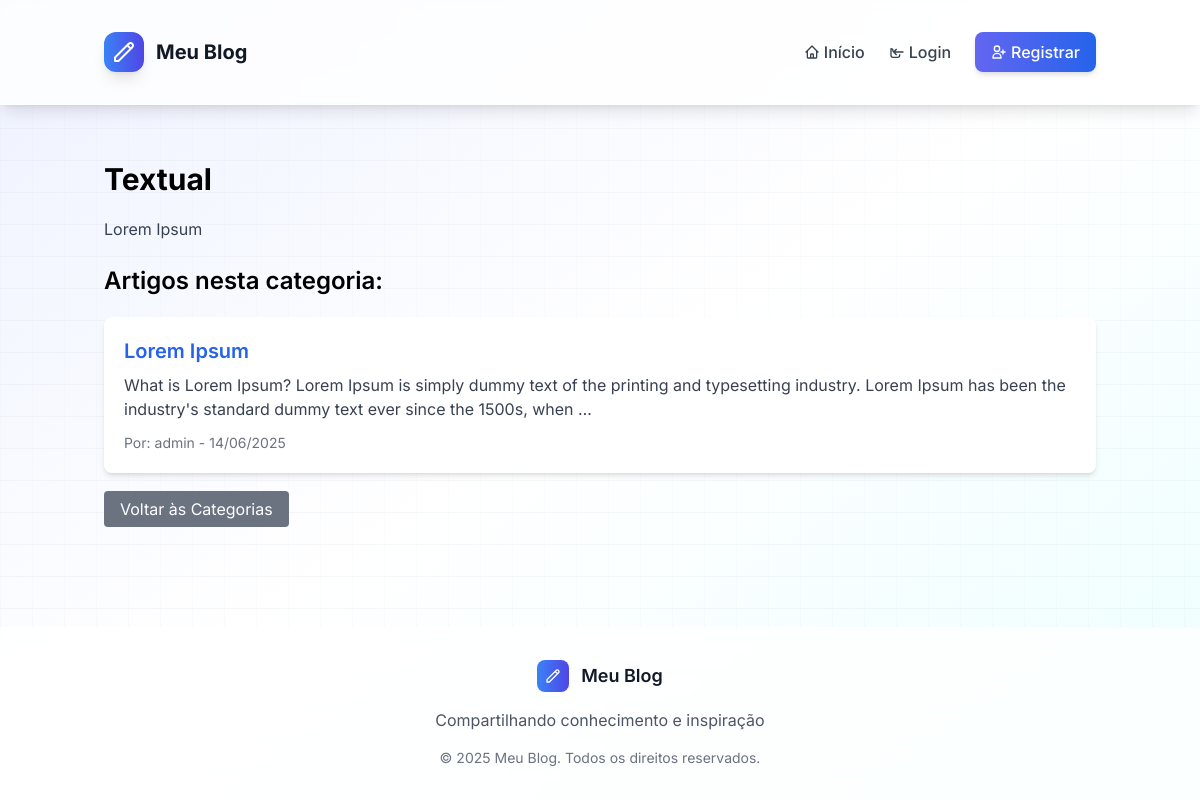
/categoria/5/, run on the app's committed database.
### blog/models.py (models this page shows, shortened)
class Categoria(models.Model):
    nome = models.CharField(max_length=100)
    descricao = models.TextField(blank=True)
    class Meta:
        verbose_name = 'Categoria'
        verbose_name_plural = 'Categorias'

class Artigo(models.Model):
    titulo = models.CharField(max_length=200)
    conteudo = models.TextField()
    data_criacao = models.DateTimeField(auto_now_add=True)
    data_atualizacao = models.DateTimeField(auto_now=True)
    publicado = models.BooleanField(default=True)
    autor = models.ForeignKey(Usuario, on_delete=models.CASCADE, related_name='artigos')
    categorias = models.ManyToManyField(Categoria, related_name='artigos')
    class Meta:
        verbose_name = 'Artigo'
        verbose_name_plural = 'Artigos'
        ordering = ['-data_criacao']

class Usuario(AbstractUser):
    LEITOR = 'leitor'
    REDATOR = 'redator'
    ADMIN = 'admin'
    TIPO_USUARIO_CHOICES = [
        (LEITOR, 'Leitor'),
        (REDATOR, 'Redator'),
        (ADMIN, 'Administrador'),
    ]
    tipo_usuario = models.CharField(
        max_length=10,
        choices=TIPO_USUARIO_CHOICES,
        default=LEITOR,
    )
    groups = models.ManyToManyField(
        Group,
        verbose_name='groups',
        blank=True,
        related_name='blog_users',
        related_query_name='user',
    )
    user_permissions = models.ManyToManyField(
        Permission,
        verbose_name='user permissions',
        blank=True,
        related_name='blog_users',
        related_query_name='user',
    )
    class Meta:
        verbose_name = 'Usuário'
        verbose_name_plural = 'Usuários'

### blog/views.py (the view)
# urls.py: path('categoria/<int:categoria_id>/', views.categoria_detail, name='categoria_detail'),
def categoria_detail(request, categoria_id):
    categoria = get_object_or_404(Categoria, id=categoria_id)
    try:
        artigos = categoria.artigo_set.all()
    except AttributeError:
        try:
            artigos = categoria.artigos.all()
        except AttributeError:
            artigos = Artigo.objects.filter(categoria=categoria)
    return render(request, 'blog/categoria_detail.html', {'categoria': categoria, 'artigos': artigos})

### blog/templates/blog/categoria_detail.html
{% extends 'blog/base.html' %}
{% block content %}
<div class="container mx-auto mt-10">
    <h1 class="text-3xl font-bold mb-5">{{ categoria.nome }}</h1>
    {% if categoria.descricao %}
        <p class="text-gray-700 mb-6">{{ categoria.descricao }}</p>
    {% endif %}
    <h2 class="text-2xl font-semibold mb-4">Artigos nesta categoria:</h2>
    <div class="mt-5">
        {% for artigo in artigos %}
            <div class="bg-white shadow-md rounded-lg p-5 mb-5">
                <h3 class="text-xl font-semibold">
                    <a href="{% url 'artigo_detail' artigo.id %}" class="text-blue-600 hover:underline">{{ artigo.titulo }}</a>
                </h3>
                <p class="text-gray-700 mt-2">{{ artigo.conteudo|truncatewords:30 }}</p>
                <p class="text-sm text-gray-500 mt-3">Por: {{ artigo.autor.username }} - {{ artigo.data_criacao|date:"d/m/Y" }}</p>
            </div>
        {% empty %}
            <p class="text-gray-500">Nenhum artigo encontrado nesta categoria.</p>
        {% endfor %}
    </div>
    <div class="mt-6">
        <a href="{% url 'categoria_list' %}" class="bg-gray-500 text-white px-4 py-2 rounded hover:bg-gray-600">Voltar às Categorias</a>
    </div>
</div>
{% endblock %}

### static/css/style.css (style rules this page uses)
body { font-family: 'Inter', sans-serif; line-height: 1.6; margin: 0; padding: 0; background-color: #f9fafb; }
h1, h2, h3 { margin: 0.5rem 0; }
a { color: #3b82f6; text-decoration: none; }
.container { max-width: 1200px; margin: 0 auto; padding: 1rem; }

### blog/templates/blog/base.html (style rules this page uses)
.font-inter { font-family: 'Inter', sans-serif; }

### data on the page
Categoria: nome "Textual", descricao "Lorem Ipsum"
Artigo: titulo "Lorem Ipsum", conteudo "What is Lorem Ipsum? Lorem Ipsum is simply dummy text of the printing and typesetting industry. Lorem Ipsum has been the industry's standard dummy text ever since the 1500s, when …", autor.username "admin", data_criacao "14/06/2025"
